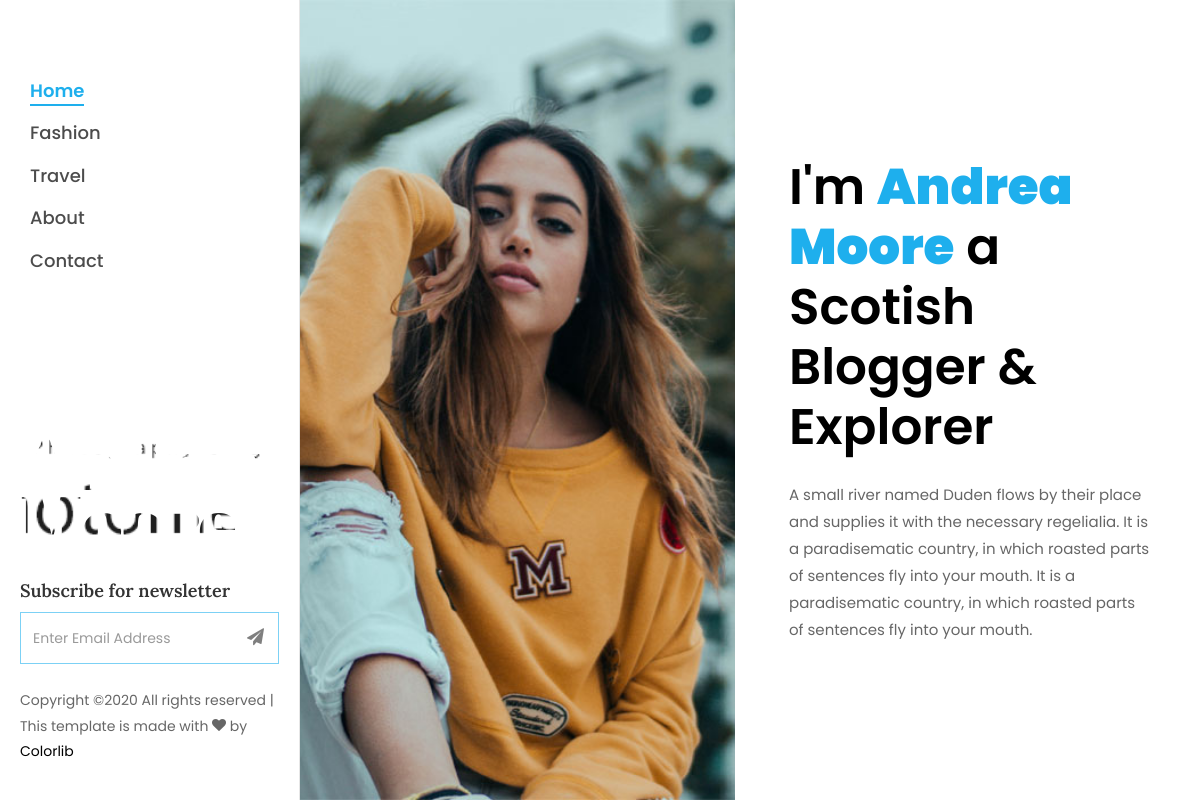
/about, run on the app's committed database.
### website/models.py (models this page shows, shortened)
class Presentation(models.Model):
    logo = models.ImageField(upload_to="logo/Presentation")
    nom = models.CharField(max_length=255)
    description = models.TextField()
    message_welcome = HTMLField('Content')
    date_add = models.DateTimeField(auto_now_add=True)
    date_update = models.DateTimeField(auto_now=True)
    status = models.BooleanField(default=True)
    class Meta():
        verbose_name = 'Presentation'
        verbose_name_plural = 'Presentations'

class Infosite(models.Model):
    nom = models.CharField(max_length=100)
    adress = models.CharField(max_length=50)
    email = models.EmailField(null=True)
    numero = models.PositiveIntegerField()
    site = models.URLField()
    image = models.ImageField(upload_to="images/infosite")
    message = HTMLField('Content')
    date_add = models.DateTimeField(auto_now_add=True)
    date_update = models.DateTimeField(auto_now=True)
    status = models.BooleanField(default=True)
    class Meta:
        verbose_name = 'Infosite'
        verbose_name_plural = 'Infosites'

### website/views.py (the view)
# urls.py: path("about",views.about, name="about"),
def about(request):
    presentation = Presentation.objects.filter(status=True)[:1].get()
    info = Infosite.objects.filter(status=True)[:1].get()
    newletter_form = NewsletterForm(request.POST or None)
    if request.method == 'POST':
        if newletter_form.is_valid():
            newletter_form.save()
            newletter_form = NewsletterForm()
    datas = {
        'presentation':presentation,
        'info':info,
        'newletter_form':newletter_form,
    }
    return render(request, 'pages/about.html', datas)

### contact/forms.py
class NewsletterForm(forms.ModelForm):
    email = forms.CharField(label=None, widget=forms.EmailInput(attrs={
                'type':"text",
                 'class':"form-control" ,
                 'placeholder':"Enter Email Address"
            }))
    class Meta:
        model = Newsletter
        fields = ['email',]

### templates/pages/about.html
{% extends "base/base.html" %}
{% load static %}
{% block content %}
		<div id="colorlib-main">
			<section class="ftco-about img ftco-section ftco-no-pt ftco-no-pb" id="about-section">
	    	<div class="container-fluid px-0">
	    		<div class="row d-flex">
					{% if presentation %}
	    			<div class="col-md-6 d-flex">
	    				<div class="img d-flex align-self-stretch align-items-center js-fullheight" style="background-image:url({{info.image.url}});">
	    				</div>
	    			</div>
	    			<div class="col-md-6 d-flex align-items-center">
	    				<div class="text px-4 pt-5 pt-md-0 px-md-4 pr-md-5 ftco-animate">
					<p>{{ info.message|safe }}</p>
					{% else %}
					<p>Il n'y a aucune pressentation pour le moment</p>
					{% endif %}
	            </div>
		        </div>
	        </div>
	    	</div>
	    </section>
		</div>
	</div>
  {% endblock content %}

### templates/base/base.html (shortened to what this page needs)
{% load static %}
<!DOCTYPE html>
<html lang="en">
  <head>
    <link rel="stylesheet" href="{% static 'css/open-iconic-bootstrap.min.css' %}">
    <link rel="stylesheet" href="{% static 'css/animate.css' %}">
    <link rel="stylesheet" href="{% static 'css/owl.carousel.min.css' %}">
    <link rel="stylesheet" href="{% static 'css/owl.theme.default.min.css' %}">
    <link rel="stylesheet" href="{% static 'css/magnific-popup.css' %}">
    <link rel="stylesheet" href="{% static 'css/aos.css' %}">
    <link rel="stylesheet" href="{% static 'css/ionicons.min.css' %}">
    <link rel="stylesheet" href="{% static 'css/bootstrap-datepicker.css' %}">
    <link rel="stylesheet" href="{% static 'css/jquery.timepicker.css' %}">
    <link rel="stylesheet" href="{% static 'css/flaticon.css' %}">
    <link rel="stylesheet" href="{% static 'css/icomoon.css' %}">
    <link rel="stylesheet" href="{% static 'css/style.css' %}">
  </head>
  <body>
	<div id="colorlib-page">
		<aside id="colorlib-aside" role="complementary" class="js-fullheight">
			<nav id="colorlib-main-menu" role="navigation">
				<ul>
					<li class="colorlib-active"><a href="{% url 'index' %}">Home</a></li>
					<li><a href="{% url 'fashion' %}">Fashion</a></li>
					<li><a href="{% url 'travel' %}">Travel</a></li>
					<li><a href="{% url 'about' %}">About</a></li>
					<li><a href="{% url 'contact' %}">Contact</a></li>
				</ul>
			</nav>
			<div class="colorlib-footer">
				<h1 id="colorlib-logo" class="mb-4"><a href="{% url 'index' %}" style="background-image: url({{presentation.logo.url}});">Andrea <span>Moore</span></a></h1>
				{% include 'include/letter.html' %}
				<p class="pfooter">
	  Copyright &copy;<script>document.write(new Date().getFullYear());</script> All rights reserved | This template is made with <i class="icon-heart" aria-hidden="true"></i> by <a href="https://colorlib.com" target="_blank">Colorlib</a>
	  </p>
			</div>
        </aside>
        {% block content %}
        {% endblock content %}
</body>
</html>

### templates/include/letter.html (shortened to what this page needs)
{% load static %}
<div class="mb-4">
    <h3>Subscribe for newsletter</h3>
    <form action="#" class="colorlib-subscribe-form" method="POST">
        <div class="form-group d-flex">
        <div class="icon"><span class="icon-paper-plane"></span></div>
        {{ newletter_form.email }}
</div>
</form>
</div>

### static/css/icomoon.css (style rules this page uses)
[class^="icon-"], [class*=" icon-"] { font-family: 'icomoon' !important; speak: none; font-style: normal; font-weight: normal; font-variant: normal; text-transform: none; line-height: 1; -webkit-font-smoothing: antialiased; -moz-osx-font-smoothing: grayscale; }
.icon-heart:before { content: "\f004"; }
.icon-paper-plane:before { content: "\f1d8"; }

### data on the page
Presentation: logo (picture)
Infosite: image (picture), message "I'm Andrea Moore a Scotish Blogger & Explorer A small river named Duden flows by their place and supplies it with the necessary regelialia. It is a paradisematic country, in which roasted parts of sentences fly into your mouth. It is a paradisematic country, in which roasted parts of sentences fly into your mouth."
